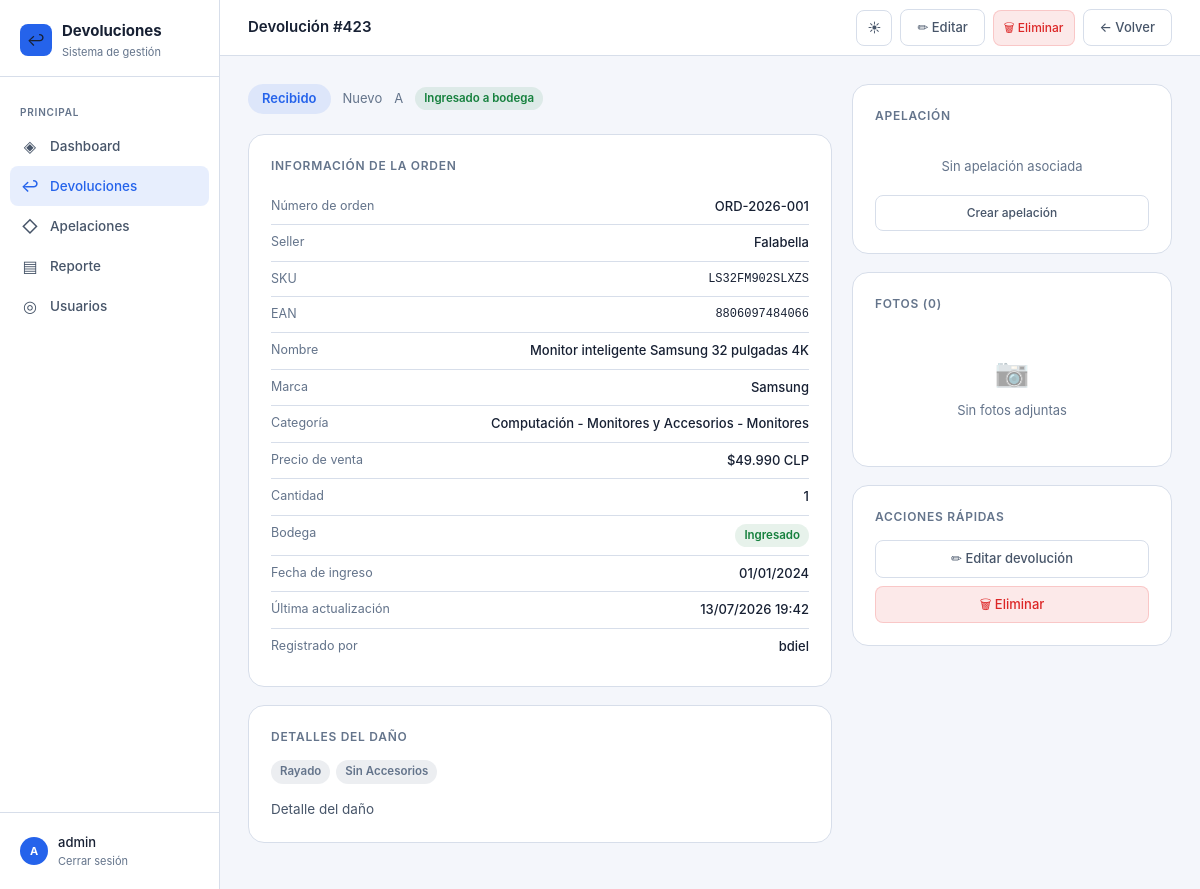
/423/ (signed in), run on the app's committed database.
### returns/models.py (models this page shows, shortened)
class Return(models.Model):
    SELLER_CHOICES = [
        ('falabella', 'Falabella'),
        ('ripley', 'Ripley'),
        ('mercado_libre', 'Mercado Libre'),
        ('paris', 'Paris'),
        ('walmart', 'Walmart'),
        ('shopify', 'Shopify'),
    ]
    ESTADO_CHOICES = [
        ('recibido', 'Recibido'),
        ('en_revision', 'En revisión'),
        ('aprobado', 'Aprobado'),
        ('rechazado', 'Rechazado'),
        ('reembolsado', 'Reembolsado'),
        ('cerrado', 'Cerrado'),
    ]
    CONDICION_CHOICES = [
        ('nuevo', 'Nuevo'),
        ('caja_danada', 'Caja Dañada'),
        ('danado', 'Dañado'),
        ('dano_estetico', 'Daño Estetico'),
        ('extraviado', 'Extraviado'),
    ]
    GRADO_CHOICES = [
        ('A', 'A'),
        ('C', 'C'),
        ('D', 'D'),
        ('E', 'Extraviado'),
    ]
    SUB_DANO_CHOICES = [
        ('producto_bloqueado', 'Producto Bloqueado'),
        ('no_funciona', 'No funciona'),
        ('rayado', 'Rayado'),
        ('usado', 'Usado'),
        ('abollado', 'Abollado'),
        ('sin_accesorios', 'Sin Accesorios'),
        ('sin_embalaje_original', 'Sin Embalaje original'),
        ('embalaje_danado', 'Embalaje dañado'),
        ('pantalla_rota', 'Pantalla Rota'),
        ('numero_serie_no_corresponde', 'N° de serie no corresponde'),
        ('producto_cambiado', 'Producto Cambiado (Cambiazo o Robo)'),
    ]
    fecha_ingreso = models.DateField(auto_now_add=True)
    fecha_actualizacion = models.DateTimeField(auto_now=True)
    seller = models.CharField(max_length=50, choices=SELLER_CHOICES, verbose_name='Seller')
    numero_orden = models.CharField(max_length=100, unique=True, verbose_name='Número de orden')
    sku = models.CharField(max_length=100, verbose_name='SKU')
    ean = models.CharField(max_length=50, blank=True, verbose_name='EAN')
    producto_nombre = models.CharField(max_length=300, verbose_name='Nombre del producto', blank=True)
    marca = models.CharField(max_length=150, blank=True, verbose_name='Marca')
    categoria = models.CharField(max_length=150, blank=True, verbose_name='Categoría')
    precio_venta = models.DecimalField(max_digits=10, decimal_places=2, null=True, blank=True, validators=[MinValueValidator(0)], verbose_name='Precio de venta')
    cantidad = models.PositiveIntegerField(default=1, validators=[MinValueValidator(1)], verbose_name='Cantidad')
    ingresado_bodega = models.BooleanField(default=False, verbose_name='Ingresado a bodega')
    estado = models.CharField(max_length=20, choices=ESTADO_CHOICES, default='recibido', verbose_name='Estado')
    condicion_producto = models.CharField(max_length=20, choices=CONDICION_CHOICES, default='nuevo', verbose_name='Estado del producto')
    grado = models.CharField(max_length=1, choices=GRADO_CHOICES, default='A', verbose_name='Grado')
    sub_danos = models.JSONField(default=list, blank=True, verbose_name='Sub daños')
    detalles_dano = models.TextField(blank=True, verbose_name='Detalles del daño')
    notas_internas = models.TextField(blank=True, verbose_name='Notas internas')
    creado_por = models.ForeignKey(User, on_delete=models.SET_NULL, null=True, related_name='devoluciones_creadas')
    class Meta:
        verbose_name = 'Devolución'
        verbose_name_plural = 'Devoluciones'
        ordering = ['-fecha_ingreso', '-id']
    def get_sub_danos_display(self):
        labels = dict(self.SUB_DANO_CHOICES)
        return [labels.get(sub_dano, sub_dano) for sub_dano in (self.sub_danos or [])]

### returns/views.py (the view)
# urls.py: path('<int:pk>/', views.return_detail, name='return_detail'),
@login_required
def return_detail(request, pk):
    devolucion = get_object_or_404(Return.objects.prefetch_related('apelaciones'), pk=pk)
    return render(request, 'returns/return_detail.html', {'devolucion': devolucion})

### returns/models.py (called while the page is built)
    @classmethod
    def load(cls):
        config, _ = cls.objects.get_or_create(pk=1)
        return config

### returns/templatetags/returns_format.py (called while the page is built)
@register.filter
def clp(value):
    if value in (None, ''):
        return ''
    try:
        amount = int(Decimal(str(value)))
    except (InvalidOperation, ValueError):
        return value
    sign = '-' if amount < 0 else ''
    return f'{sign}${abs(amount):,}'.replace(',', '.') + ' CLP'

### templates/returns/return_detail.html (shortened to what this page needs)
{% extends 'returns/base.html' %}
{% load returns_format %}
{% block topbar_title %}Devolución #{{ devolucion.id }}{% endblock %}
{% block topbar_actions %}
  <a href="{% url 'return_edit' devolucion.pk %}" class="btn btn-ghost">✏ Editar</a>
  <a href="{% url 'return_delete' devolucion.pk %}" class="btn btn-danger btn-sm">🗑 Eliminar</a>
  <a href="{% url 'returns_dashboard' %}" class="btn btn-ghost">← Volver</a>
{% endblock %}
{% block content %}
<div class="detail-grid">
  <div>
    <div class="detail-status">
      <span class="badge badge-{% if devolucion.estado == 'recibido' %}blue{% elif devolucion.estado == 'en_revision' %}yellow{% elif devolucion.estado == 'aprobado' %}green{% elif devolucion.estado == 'rechazado' %}red{% elif devolucion.estado == 'reembolsado' %}purple{% else %}gray{% endif %}" style="font-size:13px;padding:5px 14px">
        {{ devolucion.get_estado_display }}
      </span>
      <span style="color:var(--text-muted);font-size:13px">{{ devolucion.get_condicion_producto_display }}</span>
      <span style="color:var(--text-muted);font-size:13px">{{ devolucion.get_grado_display }}</span>
      <span class="badge badge-{% if devolucion.ingresado_bodega %}green{% else %}gray{% endif %}">
        {% if devolucion.ingresado_bodega %}Ingresado a bodega{% else %}No ingresado a bodega{% endif %}
      </span>
    </div>
    <div class="detail-card">
      <div class="detail-card-title">Información de la orden</div>
      <div class="detail-row">
        <span class="detail-key">Número de orden</span>
        <span class="detail-val">{{ devolucion.numero_orden }}</span>
      </div>
      <div class="detail-row">
        <span class="detail-key">Seller</span>
        <span class="detail-val">{{ devolucion.get_seller_display }}</span>
      </div>
      <div class="detail-row">
        <span class="detail-key">SKU</span>
        <span class="detail-val" style="font-family:monospace;font-size:12px">{{ devolucion.sku }}</span>
      </div>
      {% if devolucion.ean %}
      <div class="detail-row">
        <span class="detail-key">EAN</span>
        <span class="detail-val" style="font-family:monospace;font-size:12px">{{ devolucion.ean }}</span>
      </div>
      {% endif %}
      {% if devolucion.producto_nombre %}
      <div class="detail-row">
        <span class="detail-key">Nombre</span>
        <span class="detail-val">{{ devolucion.producto_nombre }}</span>
      </div>
      {% endif %}
      {% if devolucion.marca %}
      <div class="detail-row">
        <span class="detail-key">Marca</span>
        <span class="detail-val">{{ devolucion.marca }}</span>
      </div>
      {% endif %}
      {% if devolucion.categoria %}
      <div class="detail-row">
        <span class="detail-key">Categoría</span>
        <span class="detail-val">{{ devolucion.categoria }}</span>
      </div>
      {% endif %}
      {% if devolucion.precio_venta != None %}
      <div class="detail-row">
        <span class="detail-key">Precio de venta</span>
        <span class="detail-val">{{ devolucion.precio_venta|clp }}</span>
      </div>
      {% endif %}
      <div class="detail-row">
        <span class="detail-key">Cantidad</span>
        <span class="detail-val">{{ devolucion.cantidad }}</span>
      </div>
      <div class="detail-row">
        <span class="detail-key">Bodega</span>
        <span class="detail-val">
          <span class="badge badge-{% if devolucion.ingresado_bodega %}green{% else %}gray{% endif %}">
            {% if devolucion.ingresado_bodega %}Ingresado{% else %}Pendiente{% endif %}
          </span>
        </span>
      </div>
      <div class="detail-row">
        <span class="detail-key">Fecha de ingreso</span>
        <span class="detail-val">{{ devolucion.fecha_ingreso|date:"d/m/Y" }}</span>
      </div>
      <div class="detail-row">
        <span class="detail-key">Última actualización</span>
        <span class="detail-val">{{ devolucion.fecha_actualizacion|date:"d/m/Y H:i" }}</span>
      </div>
      {% if devolucion.creado_por %}
      <div class="detail-row">
        <span class="detail-key">Registrado por</span>
        <span class="detail-val">{{ devolucion.creado_por.username }}</span>
      </div>
      {% endif %}
    </div>
    {% if devolucion.sub_danos or devolucion.detalles_dano %}
    <div class="detail-card">
      <div class="detail-card-title">Detalles del daño</div>
      {% if devolucion.sub_danos %}
      <div class="detail-badge-list" style="margin-bottom:{% if devolucion.detalles_dano %}14px{% else %}0{% endif %}">
        {% for sub_dano in devolucion.get_sub_danos_display %}
        <span class="badge badge-gray">{{ sub_dano }}</span>
        {% endfor %}
      </div>
      {% endif %}
      {% if devolucion.detalles_dano %}
      <p style="font-size:13.5px;color:var(--text-dim);line-height:1.7">{{ devolucion.detalles_dano|linebreaksbr }}</p>
      {% endif %}
    </div>
    {% endif %}
  </div>
  <div>
    <div class="detail-card">
      <div class="detail-card-title">Apelación</div>
      {% with apelacion=devolucion.apelaciones.first %}
      {% if apelacion %}
      <div class="detail-row">
        <span class="detail-key">Estado</span>
        <span class="detail-val">
          <span class="badge badge-{{ apelacion.get_status_color }}">{{ apelacion.get_status_display }}</span>
        </span>
      </div>
      <div class="detail-row">
        <span class="detail-key">Ticket</span>
        <span class="detail-val">{{ apelacion.numero_apelacion }}</span>
      </div>
      {% if apelacion.status == 'pagado' and apelacion.monto_devuelto %}
      <div class="detail-row">
        <span class="detail-key">Monto devuelto</span>
        <span class="detail-val">{{ apelacion.monto_devuelto|clp }}</span>
      </div>
      {% endif %}
      <div style="margin-top:12px">
        <a href="{% url 'appeal_detail' apelacion.pk %}" class="btn btn-ghost btn-sm">Ver apelación</a>
      </div>
      {% else %}
      <div style="text-align:center;padding:18px;color:var(--text-muted);font-size:13px">
        Sin apelación asociada
      </div>
      <a href="{% url 'appeal_create' %}?devolucion={{ devolucion.pk }}" class="btn btn-ghost btn-sm" style="width:100%;justify-content:center">Crear apelación</a>
      {% endif %}
      {% endwith %}
    </div>
    <div class="detail-card">
      <div class="detail-card-title">Fotos ({{ devolucion.fotos.count }})</div>
      {% if devolucion.fotos.exists %}
      <div class="photos-grid">
        {% for foto in devolucion.fotos.all %}
        <div class="photo-item">
          <a href="{{ foto.foto.url }}" target="_blank">
            <img src="{{ foto.foto.url }}" alt="Foto {{ forloop.counter }}">
          </a>
          {% if foto.descripcion %}
          <div class="photo-caption">{{ foto.descripcion }}</div>
          {% endif %}
        </div>
        {% endfor %}
      </div>
      {% else %}
      <div style="text-align:center;padding:24px;color:var(--text-muted);font-size:13px">
        <div style="font-size:28px;margin-bottom:8px;opacity:.4">📷</div>
        Sin fotos adjuntas
      </div>
      {% endif %}
    </div>
    <div class="detail-card">
      <div class="detail-card-title">Acciones rápidas</div>
      <div style="display:flex;flex-direction:column;gap:8px">
        <a href="{% url 'return_edit' devolucion.pk %}" class="btn btn-ghost" style="justify-content:center">✏ Editar devolución</a>
        <a href="{% url 'return_delete' devolucion.pk %}" class="btn btn-danger" style="justify-content:center">🗑 Eliminar</a>
      </div>
    </div>
  </div>
</div>
{% endblock %}

### templates/returns/base.html (shortened to what this page needs)
<!DOCTYPE html>
<html lang="es">
<head>
</head>
<body>
{% if user.is_authenticated %}
<div class="layout">
  <aside class="sidebar">
    <div class="sidebar-logo">
      <div class="logo-mark">
        <div class="logo-icon">↩</div>
        <div>
          <div class="logo-text">Devoluciones</div>
          <div class="logo-sub">Sistema de gestión</div>
        </div>
      </div>
    </div>
    <nav class="sidebar-nav">
      <div class="nav-label">Principal</div>
      <a href="{% url 'dashboard' %}" class="nav-link {% if request.resolver_match.url_name == 'dashboard' %}active{% endif %}">
        <span class="nav-icon">◈</span> Dashboard
      </a>
      <a href="{% url 'returns_dashboard' %}" class="nav-link {% if request.resolver_match.url_name == 'returns_dashboard' or request.resolver_match.url_name == 'return_detail' or request.resolver_match.url_name == 'return_edit' or request.resolver_match.url_name == 'return_delete' %}active{% endif %}">
        <span class="nav-icon">↩</span> Devoluciones
      </a>
      <a href="{% url 'appeals_dashboard' %}" class="nav-link ">
        <span class="nav-icon">◇</span> Apelaciones
      </a>
      <a href="{% url 'report_dashboard' %}" class="nav-link {% if request.resolver_match.url_name == 'report_dashboard' %}active{% endif %}">
        <span class="nav-icon">▤</span> Reporte
      </a>
      {% if user.is_staff %}
      <a href="{% url 'users_dashboard' %}" class="nav-link ">
        <span class="nav-icon">◎</span> Usuarios
      </a>
      {% endif %}
    </nav>
    <div class="sidebar-footer">
      <div class="user-info">
        <div class="user-avatar">{{ user.username|first|upper }}</div>
        <div>
          <div class="user-name">{{ user.username }}</div>
          <a href="{% url 'logout' %}" class="logout-link">Cerrar sesión</a>
        </div>
      </div>
    </div>
  </aside>
  <main class="main">
    <div class="topbar">
      <div class="topbar-title">{% block topbar_title %}{% endblock %}</div>
      <div class="topbar-tools">
        <button type="button" class="btn btn-ghost theme-toggle" data-theme-toggle title="Cambiar tema" aria-label="Cambiar tema">
          <span class="theme-icon-light" aria-hidden="true">☀</span>
        </button>
        <div class="topbar-actions">{% block topbar_actions %}{% endblock %}</div>
      </div>
    </div>
    <div class="content">
      {% block content %}{% endblock %}
    </div>
  </main>
</div>
{% else %}
  {% block full_page %}{% endblock %}
{% endif %}
</body>
</html>

### data on the page
Return: id "423", estado "Recibido", condicion_producto "Nuevo", grado "A", numero_orden "ORD-2026-001", seller "Falabella", sku "LS32FM902SLXZS", ean "8806097484066", producto_nombre "Monitor inteligente Samsung 32 pulgadas 4K", marca "Samsung", categoria "Computación - Monitores y Accesorios - Monitores", precio_venta|clp "$49.990 CLP", cantidad "1", fecha_ingreso "01/01/2024", fecha_actualizacion "13/07/2026 19:42", creado_por.username "bdiel", detalles_dano "Detalle del daño", fotos.count "0"

### other printed values
{{ user.username|first|upper }} "A"
{{ user.username }} "admin"
{{ sub_dano }} "Rayado" "Sin Accesorios"
